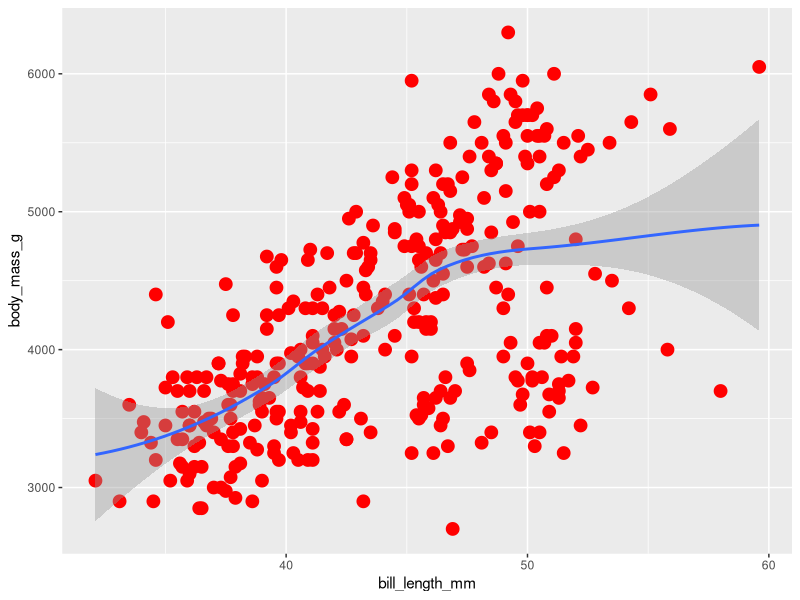
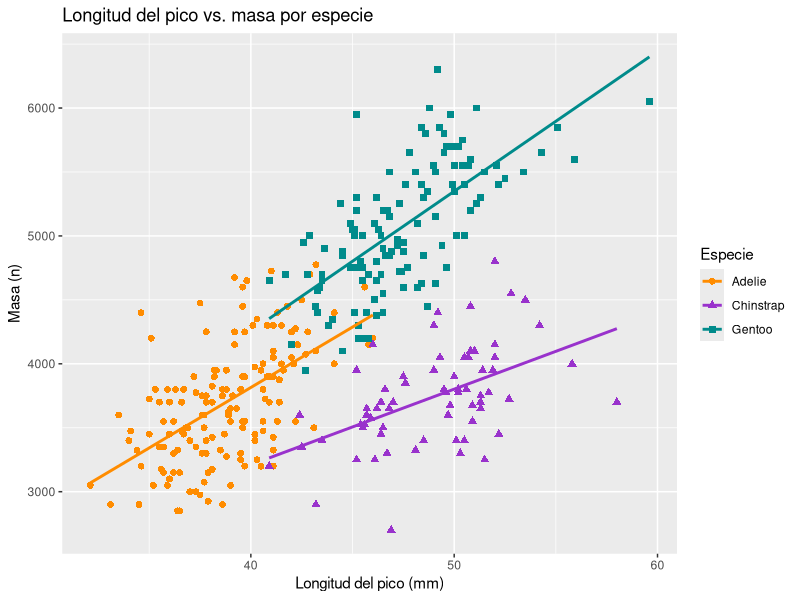

R code for these plots, in order:
# Tidyverse

library(tidyverse)
library(palmerpenguins)

# Ejemplos de visualizaciones de datos

## Gráfico de visualizaciones de datos
penguins |>
  ggplot(aes(x = bill_length_mm, y = body_mass_g)) +
  geom_point(size = 4, col = "red") + 
  geom_smooth(method = "loess", se = TRUE)

penguins |>
  ggplot(aes(x = bill_length_mm, y = body_mass_g)) +
  geom_point(aes(color = species,
                 shape = species),
             size = 2) +
  geom_smooth(method = "lm", se = FALSE, aes(color = species)) +
  scale_color_manual(values = c("darkorange", "darkorchid", "cyan4")) +
  ggtitle("Longitud del pico vs. masa por especie") +
  xlab("Longitud del pico (mm)") +
  ylab("Masa (n)") +
  labs(color = "Especie", shape = "Especie")

penguins |>
  dplyr::filter(species == "Gentoo") |>
  select(island, species)


